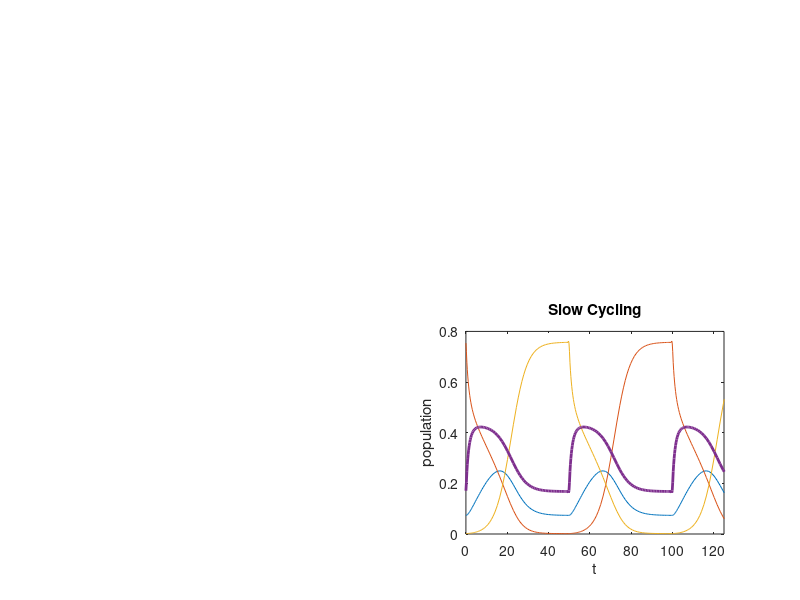

This figure's MATLAB source:
% ModelIS   [ S, R_A,R_B,X ]

 y0=[rand(4,1);0]
% y0=[ swap*(yOut(end,1:6)') ;0];
% y0= [(yOut(end,1:6)');0];

Tlist= logspace(-0.5,2.5,1250);
Tlist=[0,Tlist];
Result=0*Tlist;
mu=1/15; %(immgration/emigration rate)
beta= [1,0.99,0.99]; %Infection rates;
smallImport=0.01;

importation= [0.5,smallImport,smallImport,1]';
importation=  importation*mu/([1,1,1,1]*importation);

g=1/10; %Ten day recovery without meds;
q=1/2.5; %treated recovery.


tau= (q-g);
MixEquil= (g + (tau*g)/(q+g))/beta(2)


Xequil= (g+mu)/beta(2);
Sequil= importation(1)/(q+mu-beta(1)*Xequil)
Bequil= importation(3)/(q+mu-beta(1)*Xequil)
Aequil= 1-Xequil-Sequil-Bequil
tSat= (log(Aequil)-log(Bequil)-1)*2/tau;

y0=[Sequil;Aequil;0;0;Bequil;Xequil;0];

extra=8;
ExitNumbers=-ones(length(Tlist),4+extra);
Maxs=-ones(length(Tlist),1);
Mins=-ones(length(Tlist),1);
Means=-ones(length(Tlist),1);
meanDownSwing=-ones(length(Tlist),1);
meanUpSwing=-ones(length(Tlist),1);


TA=50;
TB=50;

chi=@(t) 1*(mod(t,TA+TB)>TA);
ts=linspace(0,5*(TA+TB),1000);


importation= [0.5,smallImport,smallImport,1]';
importation=  importation*mu/([1,1,1,1]*importation);

b=0.5;
betaMatrix= [beta(1),0,0,0;
             0,beta(2),0,0;
             0,0,beta(3),0;
             -beta(1),-beta(2),-beta(3),0];
         
recoveryA= diag(-[q,g,q,0]);
recoveryA(end,:)=[q,g,q,0];
         
recoveryB= diag(-[q,q,g,0]);
recoveryB(end,:)=[q,q,g,0];
         
recovery= @(t)  recoveryB+chi(t)*(recoveryA-recoveryB);

Deriv =@(t,V) [(importation + betaMatrix*V(1:4)*V(4) + recovery(t)*V(1:4)-mu*V(1:4)); V(1:4); importation(2)./(V(2)); importation(3)./(V(3)); V(3)*chi(t)+(V(2)*(1-chi(t))); V(2)*V(3)];

 y0=[ones(4,1)/4;zeros(extra,1)];
 
warmupTime= 4*(TA+TB);

[tOut,yOut] = ode45(Deriv,[0,25*(TA+TB)+200],y0);

Select=find(tOut>25*(TA+TB));

figure(1)
subplot(2,2,4)

plot(tOut(Select)-tOut(Select(1)),yOut(Select,1:3));
hold on
plot(tOut(Select)-tOut(Select(1)),yOut(Select,4),'lineWidth',2);
xlim([0,125])
xlabel('t');
title('Slow Cycling');

ylabel('population');